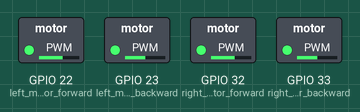
A program run on a simulated ESP32 board running MicroPython. On the bench: switched loads named in the program (green lamp = pin HIGH). What the program prints to the serial console is not drawn.

Above: at 0.1 s.
Timing chart, 0 to 1.6 s (numbered marks = the images above):
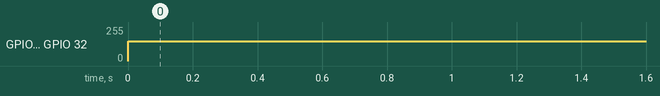

The program:

PID_Tuned_code_Micropython_code.py
```python
import time
from machine import Pin, PWM

# IR sensor pins
sensor_left = Pin(18, Pin.IN)
sensor_center = Pin(19, Pin.IN)
sensor_right = Pin(25, Pin.IN)

# Motor control pins
left_motor_forward = PWM(Pin(22), freq=1000)
left_motor_backward = PWM(Pin(23), freq=1000)
right_motor_forward = PWM(Pin(32), freq=1000)
right_motor_backward = PWM(Pin(33), freq=1000)

# Speed levels
DEFAULT_SPEED = 600
STOP_SPEED = 0

# PID coefficients (tune these values)
Kp = 1.5  # Proportional gain
Ki = 0.1  # Integral gain
Kd = 0.8  # Derivative gain

# PID variables
previous_error = 0
integral = 0

# Motor control functions
def stop():
    left_motor_forward.duty(int(STOP_SPEED))
    left_motor_backward.duty(int(STOP_SPEED))
    right_motor_forward.duty(int(STOP_SPEED))
    right_motor_backward.duty(int(STOP_SPEED))


def set_motor_speeds(left_speed, right_speed):
    # Ensure speed values are within bounds
    left_speed = max(0, min(1023, int(left_speed)))
    right_speed = max(0, min(1023, int(right_speed)))

    left_motor_forward.duty(left_speed)
    right_motor_forward.duty(right_speed)

# Main loop
while True:
    # Read sensor values
    left = sensor_left.value()
    center = sensor_center.value()
    right = sensor_right.value()

    # Determine the error based on sensor readings
    if left == 1 and center == 0 and right == 0:
        error = -1  # Line is on the left
    elif right == 1 and center == 0 and left == 0:
        error = 1   # Line is on the right
    elif center == 1:
        error = 0   # Line is centered
    else:
        error = 0   # No line detected (default to no error)

    # PID calculations
    integral += error  # Accumulate the integral
    derivative = error - previous_error  # Calculate the derivative
    output = Kp * error + Ki * integral + Kd * derivative  # Compute PID output
    previous_error = error  # Update previous error for next iteration

    # Adjust motor speeds based on PID output
    left_speed = DEFAULT_SPEED - output
    right_speed = DEFAULT_SPEED + output

    set_motor_speeds(left_speed, right_speed)

    # Debugging output
    print(f"Left: {left}, Center: {center}, Right: {right}, Error: {error}, Output: {output}")

    time.sleep(0.05)  # Small delay for loop stability
```

Measured:
- by itself, GPIO 22 (left_motor_forward), GPIO 32 (right_motor_forward): 0/255 → 150/255 at 0.00 s
